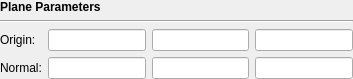
<?xml version="1.0" encoding="UTF-8"?>
<ui version="4.0">
 <class>ClipSliceWidgetPlane</class>
 <widget class="QWidget" name="ClipSliceWidgetPlane">
  <property name="geometry">
   <rect>
    <x>0</x>
    <y>0</y>
    <width>353</width>
    <height>78</height>
   </rect>
  </property>
  <property name="windowTitle">
   <string>Form</string>
  </property>
  <layout class="QGridLayout" name="gridLayout">
   <property name="leftMargin">
    <number>0</number>
   </property>
   <property name="topMargin">
    <number>0</number>
   </property>
   <property name="rightMargin">
    <number>0</number>
   </property>
   <property name="bottomMargin">
    <number>0</number>
   </property>
   <item row="0" column="0" colspan="2">
    <widget class="QLabel" name="label_3">
     <property name="font">
      <font>
       <weight>75</weight>
       <bold>true</bold>
      </font>
     </property>
     <property name="text">
      <string>Plane Parameters</string>
     </property>
    </widget>
   </item>
   <item row="1" column="0" colspan="4">
    <widget class="Line" name="line">
     <property name="orientation">
      <enum>Qt::Horizontal</enum>
     </property>
    </widget>
   </item>
   <item row="2" column="0">
    <widget class="QLabel" name="label">
     <property name="text">
      <string>Origin:</string>
     </property>
    </widget>
   </item>
   <item row="2" column="1">
    <widget class="Comp::FITKSciNotationLineEdit" name="lineEdit_OriginX">
     <property name="text">
      <string/>
     </property>
    </widget>
   </item>
   <item row="2" column="2">
    <widget class="Comp::FITKSciNotationLineEdit" name="lineEdit_OriginY">
     <property name="text">
      <string/>
     </property>
    </widget>
   </item>
   <item row="2" column="3">
    <widget class="Comp::FITKSciNotationLineEdit" name="lineEdit_OriginZ">
     <property name="text">
      <string/>
     </property>
    </widget>
   </item>
   <item row="3" column="0">
    <widget class="QLabel" name="label_2">
     <property name="text">
      <string>Normal:</string>
     </property>
    </widget>
   </item>
   <item row="3" column="1">
    <widget class="Comp::FITKSciNotationLineEdit" name="lineEdit_NormalX">
     <property name="text">
      <string/>
     </property>
    </widget>
   </item>
   <item row="3" column="2">
    <widget class="Comp::FITKSciNotationLineEdit" name="lineEdit_NormalY">
     <property name="text">
      <string/>
     </property>
    </widget>
   </item>
   <item row="3" column="3">
    <widget class="Comp::FITKSciNotationLineEdit" name="lineEdit_NormalZ">
     <property name="text">
      <string/>
     </property>
    </widget>
   </item>
  </layout>
 </widget>
 <customwidgets>
  <customwidget>
   <class>Comp::FITKSciNotationLineEdit</class>
   <extends>QLineEdit</extends>
   <header>FITK_Component/FITKWidget/FITKSciNotationLineEdit.h</header>
  </customwidget>
 </customwidgets>
 <resources/>
 <connections/>
</ui>
